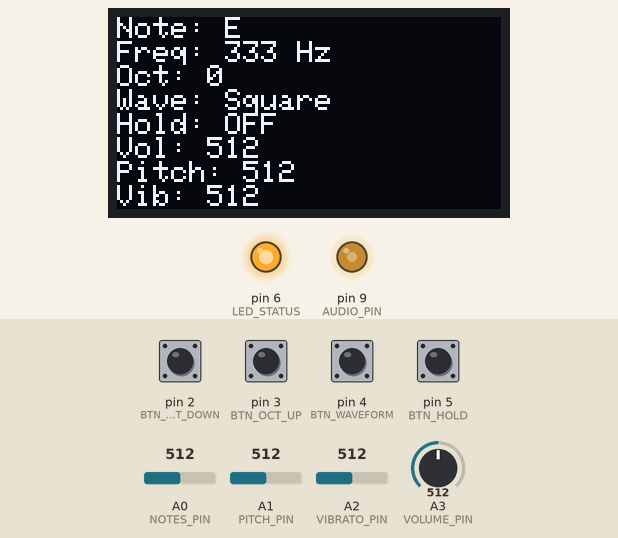
Simulated run of this program. Board: Arduino Uno, built with avr-gcc and run on an emulated ATmega328P. On the bench: 128×64 one-colour display, output pins drawn as LEDs (lit = HIGH). The test bench sets the inputs (shaded band); at power-on: pin 2 (BTN_OCT_DOWN), pin 3 (BTN_OCT_UP), pin 4 (BTN_WAVEFORM), pin 5 (BTN_HOLD) HIGH, A0 (NOTES_PIN) = 512, A1 (PITCH_PIN) = 512, A2 (VIBRATO_PIN) = 512, A3 (VOLUME_PIN) = 512. What the program prints to the serial monitor is not drawn.

Above: at 2.4 s.
2.5 s: A0 (NOTES_PIN) set to 716
At 2.81 s:
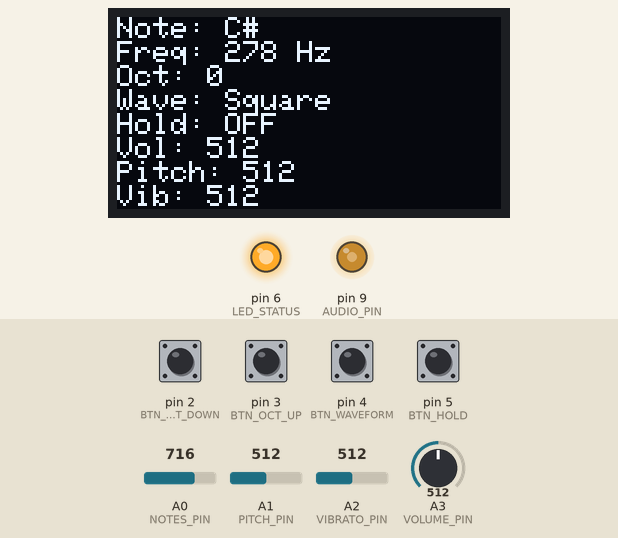
At 4.84 s:
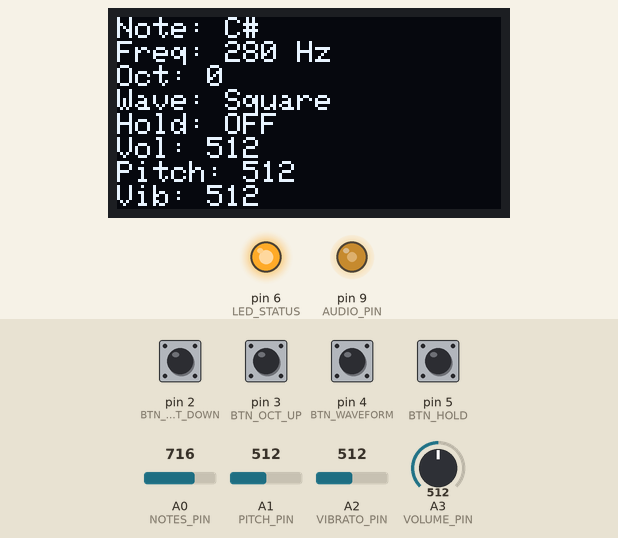
5.1 s: pin 4 (BTN_WAVEFORM) pulled LOW for 0.15 s
At 5.51 s:
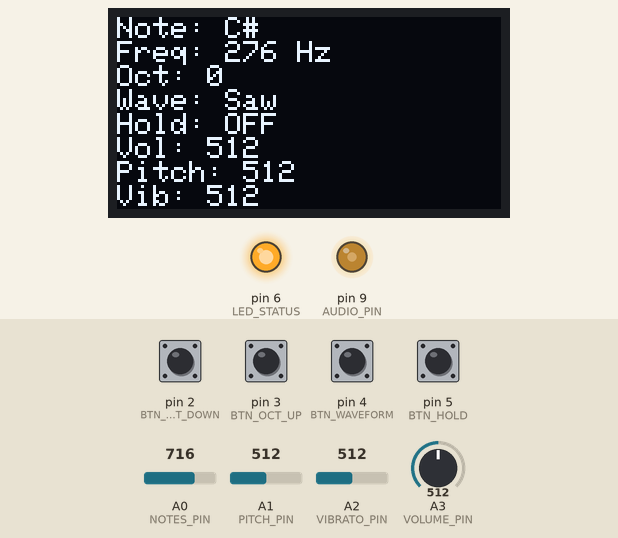
Timing chart, 0 to 5.4 s (numbered marks = the images above; inputs shaded):
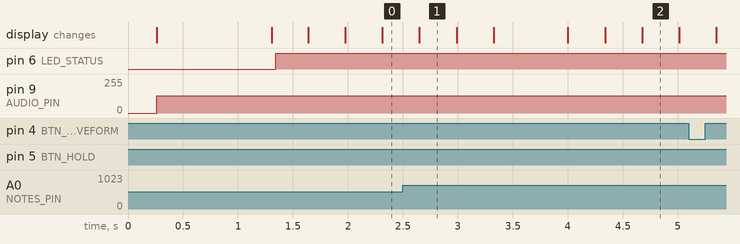

Measured:
- after the input at 2.5 s, pin 9 (AUDIO_PIN): stays 128/255 (without the input it goes to 170/255 after 1.8 s); the display: changes after 0.15 s (image 1)

The program:

main.cpp
```cpp
#include <Arduino.h>
#include <Wire.h>
#include <Adafruit_GFX.h>
#include <Adafruit_SSD1306.h>
#include <avr/interrupt.h>
#include <util/atomic.h>
#include <math.h>

// Screen constants
#define SCREEN_WIDTH 128
#define SCREEN_HEIGHT 64
#define OLED_RESET -1
#define OLED_ADDR 0x3C

// Arduino pin for audio
#define AUDIO_PIN 9

// Arduino pins for analog entries
#define NOTES_PIN A0
#define PITCH_PIN A1
#define VIBRATO_PIN A2
#define VOLUME_PIN A3

// Arduino pins for GPIO
#define BTN_OCT_DOWN 2
#define BTN_OCT_UP 3
#define BTN_WAVEFORM 4
#define BTN_HOLD 5
#define LED_STATUS 6

// Rate at which the code samples the audio
#define SAMPLE_RATE 16000.0f

// Safe thresholds for speaker
#define MIN_SAFE_FREQ 150.0f
#define MAX_SAFE_FREQ 2000.0f

// Safe space around the center of the joystick
#define PITCH_DEADZONE 25

// Display constructor
Adafruit_SSD1306 display(SCREEN_WIDTH, SCREEN_HEIGHT, &Wire, OLED_RESET);

// All the notes
const char* noteNames[12] = {
    "C", "C#", "D", "D#", "E", "F", "F#", "G", "G#", "A", "A#", "B"
};


// Notes frequencies
const float noteFreqs[12] = {
    261.63, 277.18, 293.66, 311.13,
    329.63, 349.23, 369.99, 392.00,
    415.30, 440.00, 466.16, 493.88
};

// Each note converted (measured on board)
const int noteAdcExpected[12] = {
    861, 737, 636, 553, 478, 413,
    354, 298, 244, 189, 133, 70
};


// Current position in waveform
volatile uint32_t phaseAcc = 0;

// Rate of navigation thorugh waveform
volatile uint32_t phaseInc = 0;

// Volume, scaling factor for waveform
volatile uint8_t audioVolume = 0;

// Waveform type
volatile uint8_t waveform = 0; // 0 square, 1 saw, 2 triangle

// Note active boolean
volatile bool noteActive = false;

// Current note
int currentNote = -1;

// Current frequency
float currentFreq = 0.0f;

// Current octave
int8_t octaveOffset = 0;

// Hold status boolean
bool holdEnabled = false;

// What note should be played while hold is enabled
int heldNote = -1;

// Values after conversion for notes, pitch, vibrato and volume
uint16_t notesAdc = 0;
uint16_t pitchAdc = 0;
uint16_t vibratoAdc = 0;
uint16_t volumeAdc = 0;

// Transform a frequency from Hz to a step in the waveform
uint32_t freqToPhaseInc(float freq) {
    // Clamps to not damage the speaker
    if (freq < MIN_SAFE_FREQ) freq = MIN_SAFE_FREQ;
    if (freq > MAX_SAFE_FREQ) freq = MAX_SAFE_FREQ;

    // phaseInc = frequency * 2^32 / sample_rate
    return (uint32_t)((freq * 4294967296.0f) / SAMPLE_RATE);
}

// Get median of reads
uint16_t smoothAnalogRead(uint8_t pin) {
    uint32_t sum = 0;

    // Add up 12 consecutive reads
    for (uint8_t i = 0; i < 12; i++) {
        sum += analogRead(pin);
        delayMicroseconds(120);
    }

    // Get median
    return sum / 12;
}

// Clamp read adc value to nearest note
int detectNearestNote(uint16_t adc) {
    int bestIndex = -1;

    // Maximum difference
    int bestDiff = 1024;

    for (int i = 0; i < 12; i++) {
        int diff = abs((int)adc - noteAdcExpected[i]);

        if (diff < bestDiff) {
            bestDiff = diff;
            bestIndex = i;
        }
    }

    if (bestDiff > 90) {
        return -1;
    }

    return bestIndex;
}

// Detect note with ADC unwanted fluctuation
int detectNoteStable(uint16_t adc) {
    // Static variables to stay the same during function calls
    // Current stabilized note
    static int lockedNote = -1;

    // How many consecutive reads are in the air
    static uint8_t airCounter = 0;

    // Potential new note
    static int candidateNote = -1;

    // How many times in a row we-ve seen the candidate
    static uint8_t candidateCounter = 0;

    // If ADC is below this value, we consider the stylus being in the air
    const int AIR_THRESHOLD = 35;

    // We change the note only if the new note is this close to other note
    const int SWITCH_MARGIN = 55;

    // How many consecutive air reads are necessary to stop the current nore
    const uint8_t AIR_RELEASE_COUNT = 4;

    // How many consecutive candidate reads to switch to it
    const uint8_t NOTE_CONFIRM_COUNT = 3;

    // ADC below threshold = air
    // If stylus doesn't make good contact for 1-2 reads the sound doesn't stop
    if (adc < AIR_THRESHOLD) {
        if (airCounter < AIR_RELEASE_COUNT) {
            airCounter++;
            return lockedNote;
        }

        // Reset
        lockedNote = -1;
        candidateNote = -1;
        candidateCounter = 0;
        return -1;
    }

    // No air
    airCounter = 0;

    // Get nearest note
    int nearestNote = detectNearestNote(adc);

    // If no note is found, return
    if (nearestNote < 0) {
        return lockedNote;
    }

    // If we don't have a locked note (no sound playing)
    if (lockedNote < 0) {
        // If we've seen this candidate we increment the counter
        if (nearestNote == candidateNote) {
            candidateCounter++;
        // If not, this is the candidate now
        } else {
            candidateNote = nearestNote;
            candidateCounter = 1;
        }

        // If we've seen the candidate enough times in a row, it becomes our locked note
        if (candidateCounter >= NOTE_CONFIRM_COUNT) {
            lockedNote = candidateNote;
            candidateNote = -1;
            candidateCounter = 0;
        }

        return lockedNote;
    }

    // If we already have a note and there is another
    // How close is adc value to the new note
    int nearestDiff = abs((int)adc - noteAdcExpected[nearestNote]);

    // How close is adc value to the current note
    int currentDiff = abs((int)adc - noteAdcExpected[lockedNote]);

    // Hysteresis: we switch only if the new note is SWITCH_MARGIN closer to the adc value to prevent false switches
    if (nearestNote != lockedNote && nearestDiff + SWITCH_MARGIN < currentDiff) {
        if (nearestNote == candidateNote) {
            candidateCounter++;
        } else {
            candidateNote = nearestNote;
            candidateCounter = 1;
        }

        if (candidateCounter >= NOTE_CONFIRM_COUNT) {
            lockedNote = candidateNote;
            candidateNote = -1;
            candidateCounter = 0;
        }
    } else {
        // No clear switch, destroy candidate
        candidateNote = -1;
        candidateCounter = 0;
    }

    // Return satabilized note
    return lockedNote;
}

// Debounce button press
bool pressedOnce(uint8_t pin) {
    // Last time button was pressed
    static uint32_t lastTime[20] = {0};

    // Last state of pin
    static uint8_t lastState[20];

    // Initialize lastState
    static bool initialized[20] = {false};

    if (!initialized[pin]) {
        lastState[pin] = HIGH;
        initialized[pin] = true;
    }

    // Get current satate
    uint8_t state = digitalRead(pin);

    // If enough time has passed and the input changed from high to low we have a press
    if (lastState[pin] == HIGH && state == LOW && millis() - lastTime[pin] > 200) {
        lastTime[pin] = millis();
        lastState[pin] = state;
        return true;
    }

    // No change
    lastState[pin] = state;
    return false;
}

// Setup Timer1 to generate audio on AUDIO_PIN
void setupAudioPWM() {
    // Switch pin to output
    pinMode(AUDIO_PIN, OUTPUT);

    // Reset Timer1
    TCCR1A = 0;
    TCCR1B = 0;
    TCNT1 = 0;

    // Set Timer1 non-inverting PWM on OC1A
    TCCR1A |= (1 << COM1A1);

    // Set Fast PWM 8-bit
    TCCR1A |= (1 << WGM10);
    TCCR1B |= (1 << WGM12);

    // Select prescaler 1 => timer clock = cpu frequency = 16MHz
    TCCR1B |= (1 << CS10);

    // Set a default duty cycle
    OCR1A = 128;
}

// Set Timer2 to generate an interruption at 16kHz
void setupSampleTimer() {
    // Reset Timer2
    TCCR2A = 0;
    TCCR2B = 0;
    TCNT2 = 0;

    // Value at which we compare match
    OCR2A = 124;

    // Set timer to CTC
    TCCR2A |= (1 << WGM21);

    // Set prescaler at 8 so ISR runs at 16kHz
    TCCR2B |= (1 << CS21);

    // Activate interruption on compare match
    TIMSK2 |= (1 << OCIE2A);
}

// Interrupt routine that generates the sample
ISR(TIMER2_COMPA_vect) {
    // If no note is active or volume is 0 we set duty cycle to constant
    if (!noteActive || audioVolume == 0) {
        OCR1A = 128;
        return;
    }

    // Go further in waveform by phaseInc determined by current note
    phaseAcc += phaseInc;

    // phaseAcc is on 32 bits for accuracy, while our waveform is on 8, so we take the 8 most significant bits
    uint8_t p = phaseAcc >> 24;

    // Raw value of the wave
    uint8_t raw;

    switch (waveform) {
        // Square wave: first half is up, second is down
        case 0:
            raw = (p < 128) ? 255 : 0;
            break;

        // Saw wave: goes up linearly then jumps to 0
        case 1:
            raw = p;
            break;

        // Triangle wave: goes up linearly to max then descends linearly to 0
        case 2:
            raw = (p < 128) ? (p * 2) : (255 - ((p - 128) * 2));
            break;

        default:
            raw = 128;
            break;
    }

    // Transpose signal from 0:255 ro -128:127 for volume to scale the amplitude around the center, not to drag everything towards 0
    int16_t centered = (int16_t)raw - 128;
    int16_t scaled = (centered * audioVolume) / 255;

    // Set signal back to original interval
    OCR1A = (uint8_t)(scaled + 128);
}

// Display stuff
void updateDisplay() {
    static uint32_t lastDisplay = 0;

    // Update only after 150 ms
    if (millis() - lastDisplay < 150) {
        return;
    }

    lastDisplay = millis();

    display.clearDisplay();
    display.setCursor(0, 0);
    display.setTextSize(1);

    display.print("Note: ");
    if (currentNote >= 0) display.println(noteNames[currentNote]);
    else display.println("-");

    display.print("Freq: ");
    if (currentNote >= 0) {
        display.print((int)currentFreq);
        display.println(" Hz");
    } else {
        display.println("-");
    }

    display.print("Oct: ");
    display.println(octaveOffset);

    display.print("Wave: ");
    if (waveform == 0) display.println("Square");
    else if (waveform == 1) display.println("Saw");
    else display.println("Triangle");

    display.print("Hold: ");
    display.println(holdEnabled ? "ON" : "OFF");

    display.print("Vol: ");
    display.println(volumeAdc);

    display.print("Pitch: ");
    display.println(pitchAdc);

    display.print("Vib: ");
    display.println(vibratoAdc);

    display.print("ADC: ");
    display.println(notesAdc);

    display.display();
}

// Setup some stuff
void setup() {
    // Setup serial
  Serial.begin(9600);
  delay(200);

  Serial.println(F("ProtoTone booting..."));

  // Set pins
  pinMode(BTN_OCT_DOWN, INPUT_PULLUP);
  pinMode(BTN_OCT_UP, INPUT_PULLUP);
  pinMode(BTN_WAVEFORM, INPUT_PULLUP);
  pinMode(BTN_HOLD, INPUT_PULLUP);
  pinMode(LED_STATUS, OUTPUT);

  digitalWrite(LED_STATUS, LOW);
  Serial.println(F("Controls OK."));

  Wire.begin();

  // Setup display
  if (!display.begin(SSD1306_SWITCHCAPVCC, OLED_ADDR)) {
    Serial.println(F("OLED init failed."));
    while (1);
  }

  display.clearDisplay();
  display.setTextColor(SSD1306_WHITE);
  display.setTextSize(1);
  display.setCursor(0, 0);
  display.println(F("ProtoTone"));
  display.println(F("Init OK"));
  display.display();

  Serial.println(F("OLED OK."));

  // Setup timers
  setupAudioPWM();
  Serial.println(F("Audio PWM OK."));

  setupSampleTimer();
  Serial.println(F("Sample timer OK."));

  Serial.println(F("ADC OK."));
  Serial.println(F("Init complete."));

  delay(1000);
}

// Main loop
void loop() {
    // Get note from stylus
    notesAdc = smoothAnalogRead(NOTES_PIN);

    // get pitch from joystick
    pitchAdc = smoothAnalogRead(PITCH_PIN);

    // Get vibrato from potentiometer
    vibratoAdc = smoothAnalogRead(VIBRATO_PIN);

    // Get volume from potentiometer
    volumeAdc = smoothAnalogRead(VOLUME_PIN);

    // Get stabilized note
    int detectedNote = detectNoteStable(notesAdc);

    // If we got a stable note, set current note
    if (detectedNote >= 0) {
        currentNote = detectedNote;

        // Set held note if hold is enabled
        if (holdEnabled) {
            heldNote = detectedNote;
        }
    } else {
        // If no note is detected and hold is enabled and we have a held note set, set current note
        if (holdEnabled && heldNote >= 0) {
            currentNote = heldNote;
        } else {
            // No note :(
            currentNote = -1;
        }
    }

    // Go down an octave
    if (pressedOnce(BTN_OCT_DOWN)) {
        if (octaveOffset > -1) octaveOffset--;
    }

    // Go up an octave
    if (pressedOnce(BTN_OCT_UP)) {
        if (octaveOffset < 1) octaveOffset++;
    }

    // Cycle through waveforms
    if (pressedOnce(BTN_WAVEFORM)) {
        waveform = (waveform + 1) % 3;
    }

    // Toggle hold
    if (pressedOnce(BTN_HOLD)) {
        holdEnabled = !holdEnabled;

        if (!holdEnabled) {
            heldNote = -1;
        }
    }

    // Boolean for current note set
    bool active = currentNote >= 0;

    // Final augmented signal
    float finalFreq = 0.0f;

    // If there's a note set
    if (active) {
        // Get target frequency for the current note
        float baseFreq = noteFreqs[currentNote];

        // Double or half the frequency based on the octave offset (-1, 0 or 1)
        baseFreq *= powf(2.0f, octaveOffset);

        // Center pitch in 0
        int pitchCentered = (int)pitchAdc - 512;
        float bendSemitones = 0.0f;

        if (abs(pitchCentered) > PITCH_DEADZONE) {
            bendSemitones = (pitchCentered / 512.0f) * 12.0f;
        }

        // Aplitude of vibrato from potentiometer
        float vibratoDepth = (vibratoAdc / 1023.0f) * 0.5f;

        // Oscilates 5 times a second
        float vibratoRate = 5.0f;

        // Get seconds from starting
        float t = millis() / 1000.0f;

        // Final vibrato value based on sin oscilation
        float vibrato = sinf(2.0f * PI * vibratoRate * t) * vibratoDepth;

        // Apply everything
        finalFreq = baseFreq * powf(2.0f, (bendSemitones + vibrato) / 12.0f);

        // Clamp frequency
        if (finalFreq < MIN_SAFE_FREQ) finalFreq = MIN_SAFE_FREQ;
        if (finalFreq > MAX_SAFE_FREQ) finalFreq = MAX_SAFE_FREQ;
    }

    // Update frequency
    currentFreq = finalFreq;

    // Map volume potentiometer input to 0:170 to not overwhelm the speaker
    uint8_t vol = map(volumeAdc, 0, 1023, 0, 170);

    // Atomic operations on variables used by Timer2 ISR
    // This stops interruptions temporarily while we update critical variables to not read while they are written
    ATOMIC_BLOCK(ATOMIC_RESTORESTATE) {
        // Set if note is active
        noteActive = active;

        // Set increment in waveform
        phaseInc = active ? freqToPhaseInc(finalFreq) : 0;

        // Set volume
        audioVolume = active ? vol : 0;

        // If not active, set default
        if (!active) {
            OCR1A = 128;
        }
    }

    // Are we playing music or nah? Now visual
    digitalWrite(LED_STATUS, active ? HIGH : LOW);
    updateDisplay();

    // Delay to save on reads and writes
    // Audio is not affected due to it being generated in the Timer2 ISR
    delay(5);
}
```
